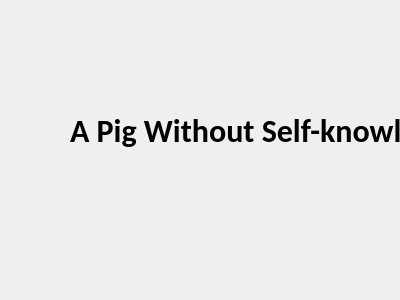
<?xml version="1.0" encoding="UTF-8"?>
<ui version="4.0">
 <class>Not_A_Pig</class>
 <widget class="QDialog" name="Not_A_Pig">
  <property name="geometry">
   <rect>
    <x>0</x>
    <y>0</y>
    <width>400</width>
    <height>300</height>
   </rect>
  </property>
  <property name="windowTitle">
   <string>Not a pig???</string>
  </property>
  <widget class="QLabel" name="label">
   <property name="geometry">
    <rect>
     <x>70</x>
     <y>90</y>
     <width>511</width>
     <height>81</height>
    </rect>
   </property>
   <property name="font">
    <font>
     <family>Calibri</family>
     <pointsize>24</pointsize>
     <weight>75</weight>
     <italic>false</italic>
     <bold>true</bold>
    </font>
   </property>
   <property name="text">
    <string>A Pig Without Self-knowledge </string>
   </property>
  </widget>
 </widget>
 <resources/>
 <connections/>
</ui>
